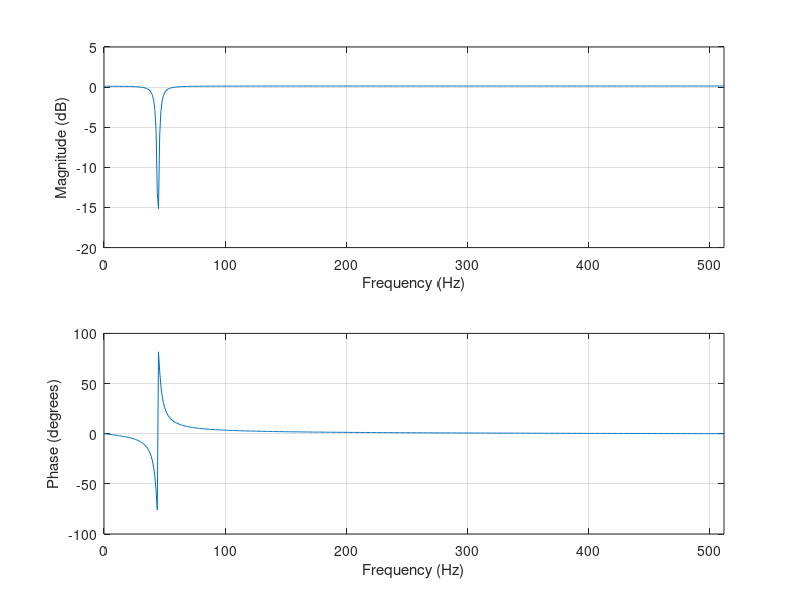
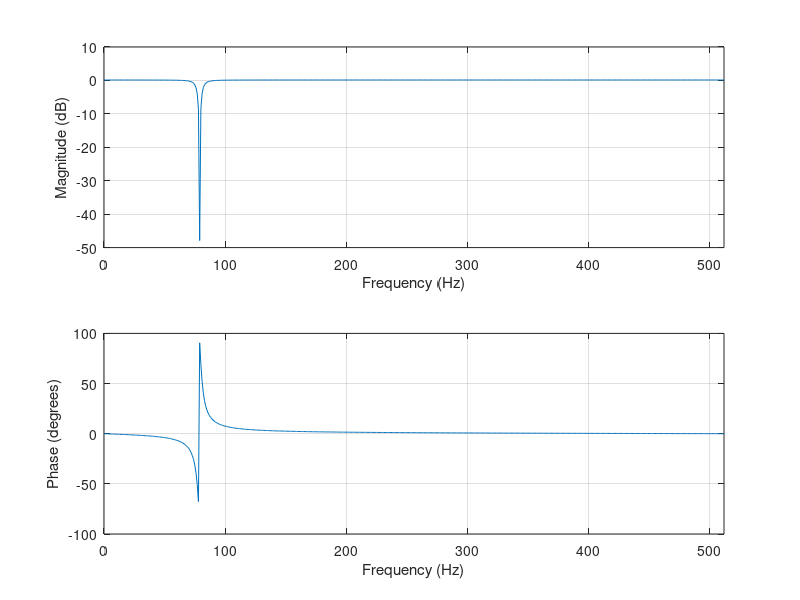
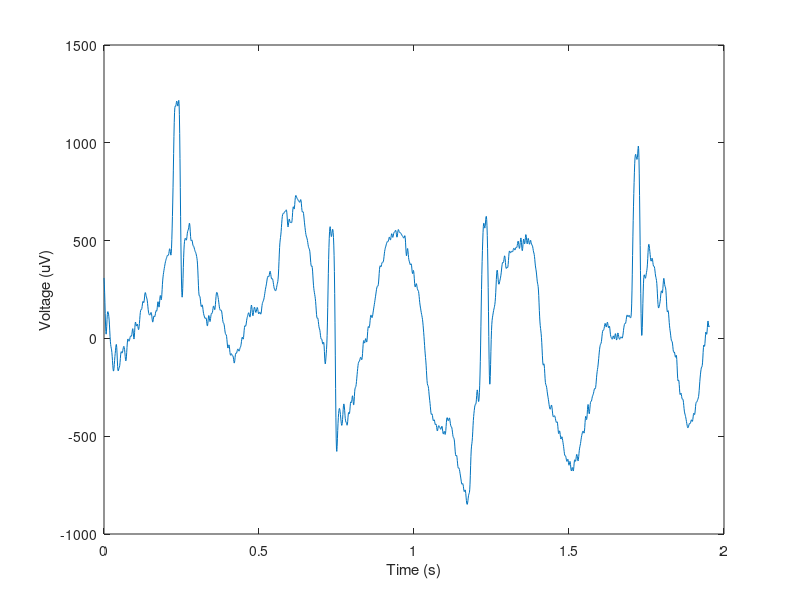
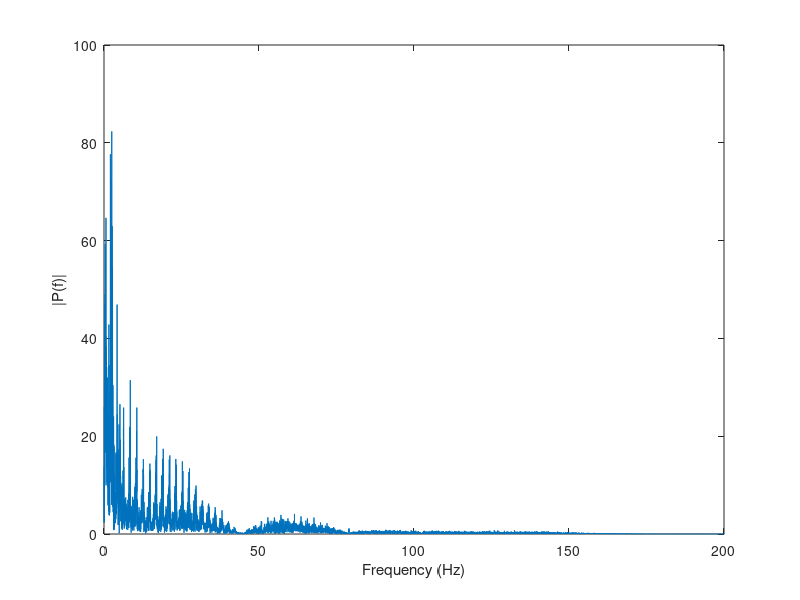

The MATLAB script that drew these images, in order: (Note: this script raises an error after producing the figures.)
% ENEL420 Assignment
% Tim Hadler, Emily Tideswell 
% 30/07/2020
% IIR filter - plot response etc.

clear all; close all; clc;

data = load("enel420_grp_23.txt");

f1 = 44.56; %Interference frequencies
f2 = 78.99;
fs = 1024; %Sampling freq
BW = 5; %3dB BW
n = length(data);
t = linspace(0, n/fs, n);

%--------------------------------------------------------------------------
% Notch filter for 44.56 Hz
thetaz1 = (2*pi*f1)/fs;
r = 1 - (BW/fs)*pi;

B1 = [1, -2*cos(thetaz1), 1];
A1 = [1, -2*r*cos(thetaz1), r^2];

figure(1)
freqz(B1, A1, 512, fs) % Plot freq response

%--------------------------------------------------------------------------
% Notch filter for 78.99 Hz
thetaz2 = (2*pi*f2)/fs;

B2 = [1, -2*cos(thetaz2), 1];
A2 = [1, -2*r*cos(thetaz2), r^2];

figure(2)
freqz(B2, A2, 512, fs) % Plot freq response

%--------------------------------------------------------------------------
% Plot filter output in time domain
Filt_out = filter(B2,A2,filter(B1,A1,data));
figure(3)
plot(t(1:2000), Filt_out(1:2000)) % Plot first 2 s
ylabel('Voltage (uV)')
xlabel('Time (s)')

%--------------------------------------------------------------------------
% Find and plot spectrum
spct = abs(fft(Filt_out));
p2 = spct/n;
p1 = p2(1:n/2+1);
p1(2:end-1) = 2*p1(2:end-1);

% Convert freq to Hz
f = fs*(0:n/2)/n;

figure(4)
plot(f, p1)
xlim([0,200])
xlabel('Frequency (Hz)')
ylabel('|P(f)|')

%--------------------------------------------------------------------------
% Plot freq response of cascaded filter
figure(5)
freqz(conv(B1, B2), conv(A1, A2), 512, fs)
ax = findall(gcf, 'Type', 'axes'); % Set both subplots to same xlim 
set(ax, 'XLim', [0, 250])

%--------------------------------------------------------------------------
% Calculate the snr and average noise power
[r,noisepow] = snr(data, data-Filt_out);
ave = noisepow/n